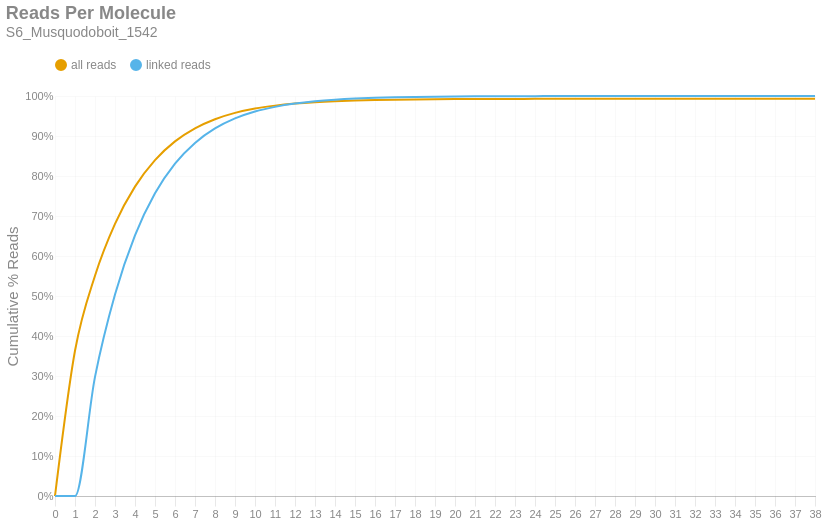

Notebook cell for this chart:
### Markdown cell above
### Reads per Molecule
This chart shows the cumulative distribution of the number of reads per linked molecule. That is, how many alignments are associated with a unique molecule. This excludes the number of reads associated with invalid or absent linked-read barcodes. The `linked` histogram is the percentages recalculated when disregarding singletons.

### Code cell
if SKIPLR:
    print_html(f"Skipped")
else:
    counts = np.bincount(valids['reads'].cast(pl.Int64).to_numpy())
    weighted = counts * np.arange(len(counts))
    all_perc = weighted / n_reads
    linked_perc = weighted / n_linked_reads
    linked_perc[1] = 0
    binned_df = pl.DataFrame({
        'readsper': list(range(len(counts))),
        'all reads (cumsum)': np.cumsum(all_perc).tolist(),
        'linked reads (cumsum)': np.cumsum(linked_perc).tolist(),
    })

    with SafeRender(binned_df):
        (
            density_plot(binned_df, 'Reads Per Molecule', samplename, 'readspmol')
            .encode(
                x=alt.X('readsper:O', title=None).axis(labelAngle=0).scale(padding=0),
                y=alt.Y('value:Q', title='Cumulative % Reads').axis(format='%').stack(False),
                color=alt.Color("key:N").scale(domain=["all reads", "linked reads"]),
                tooltip=[
                    alt.Tooltip("key:N", title="Data Type"),
                    alt.Tooltip("readsper:O", title="Reads Per Molecule"),
                    alt.Tooltip("value:Q", format=".2%", title="% Reads (Cum.)")
                ]            
            )
        ).display()

### Figure 1 — Vega-Lite specification as saved in the notebook (floating-point values rounded to 4 significant figures)
{"width": "container", "height": 400, "config": {"title": {"anchor": "start", "dy": -15, "fontSize": 18, "color": "#888888", "subtitleColor": "#888888", "subtitleFontSize": 14}, "arc": {"fill": "#0072B2"}, "axis": {"domainColor": "#888888", "domainWidth": 0.5, "gridWidth": 0.2, "grid": false, "titleFontWeight": 400, "titleFontSize": 15, "labelFontSize": 11, "labelColor": "#888888", "tickColor": "#888888", "tickWidth": 0.2, "titleColor": "#888888"}, "axisBand": {"grid": false}, "axisX": {"grid": true, "tickSize": 10, "domainCap": "round"}, "axisY": {"domain": false, "grid": true, "tickSize": 0, "domainCap": "round"}, "background": "transparent", "header": {"labelFontSize": 15, "labelColor": "#888888", "titleFontSize": 15, "titleFontWeight": 600, "titleColor": "#888888"}, "legend": {"labelFont": "sans-serif", "labelFontSize": 12, "labelColor": "#888888", "symbolSize": 100, "symbolType": "circle", "titleFontSize": 12, "titlePadding": 10, "titleColor": "#888888", "title": null, "orient": "top"}, "range": {"category": ["#E69F00", "#56B4E9", "#009E73", "#F0E442", "#0072B2", "#D55E00", "#CC79A7", "#000000"], "diverging": ["#cfe8f3", "#a2d4ec", "#73bfe2", "#46abdb", "#1696d2", "#12719e"]}, "area": {"fill": "#0072B2", "fillOpacity": 0.7, "line": true, "strokeOpacity": 0.7}, "line": {"color": "#0072B2", "stroke": "#0072B2", "strokeWidth": 2}, "trail": {"color": "#0072B2", "stroke": "#0072B2", "strokeWidth": 0, "size": 1}, "point": {"filled": true, "fillOpacity": 1.0, "size": 95}, "text": {"color": "#888888", "fontSize": 11, "align": "right", "fontWeight": 400, "size": 11}, "bar": {"fill": "#0072B2", "stroke": null}, "view": {"stroke": null, "continuousWidth": 660, "continuousHeight": 400}}, "data": {"name": "data-c9b810c32ad8b37b7a227c2296512456"}, "mark": {"type": "line", "interpolate": "monotone", "point": {"opacity": 0, "size": 275}}, "encoding": {"color": {"field": "key", "scale": {"domain": ["all reads", "linked reads"]}, "type": "nominal"}, "tooltip": [{"field": "key", "title": "Data Type", "type": "nominal"}, {"field": "readsper", "title": "Reads Per Molecule", "type": "ordinal"}, {"field": "value", "format": ".2%", "title": "% Reads (Cum.)", "type": "quantitative"}], "x": {"axis": {"labelAngle": 0}, "field": "readsper", "scale": {"padding": 0}, "title": null, "type": "ordinal"}, "y": {"axis": {"format": "%"}, "field": "value", "stack": false, "title": "Cumulative % Reads", "type": "quantitative"}}, "params": [{"name": "param_c36ac31b6afebe62", "select": {"type": "point", "fields": ["key"]}, "bind": "legend"}], "title": {"text": "Reads Per Molecule", "subtitle": "S6_Musquodoboit_1542"}, "transform": [{"fold": ["all reads (cumsum)", "linked reads (cumsum)"]}, {"calculate": "replace(datum.key, ' (cumsum)', '')", "as": "key"}, {"filter": {"param": "param_c36ac31b6afebe62"}}], "usermeta": {"embedOptions": {"downloadFileName": "S6_Musquodoboit_1542.readspmol"}}, "$schema": "https://vega.github.io/schema/vega-lite/v6.1.0.json", "datasets": {"data-c9b810c32ad8b37b7a227c2296512456": [{"readsper": 0, "all reads (cumsum)": 0.0, "linked reads (cumsum)": 0.0}, {"readsper": 1, "all reads (cumsum)": 0.3631, "linked reads (cumsum)": 0.0}, {"readsper": 2, "all reads (cumsum)": 0.5507, "linked reads (cumsum)": 0.2979}, {"readsper": 3, "all reads (cumsum)": 0.6805, "linked reads (cumsum)": 0.5039}, {"readsper": 4, "all reads (cumsum)": 0.7735, "linked reads (cumsum)": 0.6515}, {"readsper": 5, "all reads (cumsum)": 0.8398, "linked reads (cumsum)": 0.7567}, {"readsper": 6, "all reads (cumsum)": 0.8865, "linked reads (cumsum)": 0.8309}, {"readsper": 7, "all reads (cumsum)": 0.9191, "linked reads (cumsum)": 0.8827}, {"readsper": 8, "all reads (cumsum)": 0.9419, "linked reads (cumsum)": 0.9189}, {"readsper": 9, "all reads (cumsum)": 0.9578, "linked reads (cumsum)": 0.944}, {"readsper": 10, "all reads (cumsum)": 0.9686, "linked reads (cumsum)": 0.9613}, {"readsper": 11, "all reads (cumsum)": 0.9759, "linked reads (cumsum)": 0.9728}, {"readsper": 12, "all reads (cumsum)": 0.9811, "linked reads (cumsum)": 0.981}, {"readsper": 13, "all reads (cumsum)": 0.9847, "linked reads (cumsum)": 0.9867}, {"readsper": 14, "all reads (cumsum)": 0.9872, "linked reads (cumsum)": 0.9907}, {"readsper": 15, "all reads (cumsum)": 0.9889, "linked reads (cumsum)": 0.9935}, {"readsper": 16, "all reads (cumsum)": 0.9901, "linked reads (cumsum)": 0.9953}, {"readsper": 17, "all reads (cumsum)": 0.9909, "linked reads (cumsum)": 0.9966}, {"readsper": 18, "all reads (cumsum)": 0.9915, "linked reads (cumsum)": 0.9975}, {"readsper": 19, "all reads (cumsum)": 0.9919, "linked reads (cumsum)": 0.9983}, {"readsper": 20, "all reads (cumsum)": 0.9922, "linked reads (cumsum)": 0.9987}, {"readsper": 21, "all reads (cumsum)": 0.9925, "linked reads (cumsum)": 0.9991}, {"readsper": 22, "all reads (cumsum)": 0.9926, "linked reads (cumsum)": 0.9993}, {"readsper": 23, "all reads (cumsum)": 0.9927, "linked reads (cumsum)": 0.9995}, {"readsper": 24, "all reads (cumsum)": 0.9928, "linked reads (cumsum)": 0.9997}, {"readsper": 25, "all reads (cumsum)": 0.9929, "linked reads (cumsum)": 0.9998}, {"readsper": 26, "all reads (cumsum)": 0.9929, "linked reads (cumsum)": 0.9998}, {"readsper": 27, "all reads (cumsum)": 0.993, "linked reads (cumsum)": 0.9999}, {"readsper": 28, "all reads (cumsum)": 0.993, "linked reads (cumsum)": 0.9999}, {"readsper": 29, "all reads (cumsum)": 0.993, "linked reads (cumsum)": 0.9999}, {"readsper": 30, "all reads (cumsum)": 0.993, "linked reads (cumsum)": 0.9999}, {"readsper": 31, "all reads (cumsum)": 0.993, "linked reads (cumsum)": 1.0}, {"readsper": 32, "all reads (cumsum)": 0.993, "linked reads (cumsum)": 1.0}, {"readsper": 33, "all reads (cumsum)": 0.993, "linked reads (cumsum)": 1.0}, {"readsper": 34, "all reads (cumsum)": 0.993, "linked reads (cumsum)": 1.0}, {"readsper": 35, "all reads (cumsum)": 0.993, "linked reads (cumsum)": 1.0}, {"readsper": 36, "all reads (cumsum)": 0.993, "linked reads (cumsum)": 1.0}, {"readsper": 37, "all reads (cumsum)": 0.993, "linked reads (cumsum)": 1.0}, {"readsper": 38, "all reads (cumsum)": 0.993, "linked reads (cumsum)": 1.0}]}}
